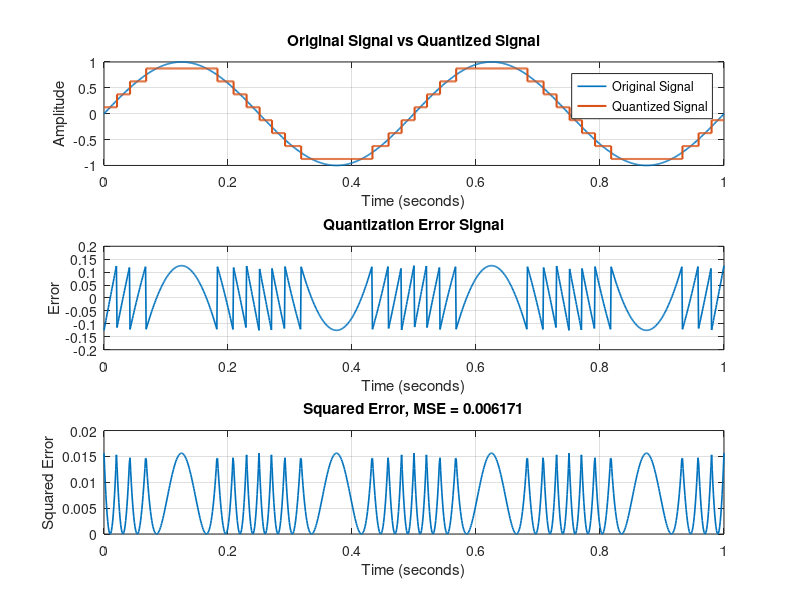

MATLAB code to generate this figure:
clc;
clear;
close all;

% Generate the original sine wave
f = 2;
T = 1;
t = 0:0.001:T;
x = sin(2*pi*f*t);

% Quantizer settings
bits = 3;
L = 2^bits;

% Signal range
x_min = -1;
x_max = 1;

% Quantization step size
delta = (x_max - x_min) / L;

% Find quantization index
index = floor((x - x_min) / delta);

% Keep index within valid range
index(index >= L) = L - 1;
index(index < 0) = 0;

% Generate quantized signal
x_quantized = x_min + (index + 0.5) * delta;

% Calculate quantization error
error_signal = x - x_quantized;

% Calculate Mean Squared Error
MSE = mean(error_signal.^2);

% Display results
disp(['Number of quantization levels = ', num2str(L)]);
disp(['Quantization step size = ', num2str(delta)]);
disp(['Mean Squared Error = ', num2str(MSE)]);

% Plot
figure;

% Original and quantized signals
subplot(3,1,1);
plot(t, x, 'LineWidth', 1.2);
hold on;
stairs(t, x_quantized, 'LineWidth', 1.5);
title('Original Signal vs Quantized Signal');
xlabel('Time (seconds)');
ylabel('Amplitude');
legend('Original Signal', 'Quantized Signal');
grid on;
hold off;

% Quantization error
subplot(3,1,2);
plot(t, error_signal, 'LineWidth', 1.2);
title('Quantization Error Signal');
xlabel('Time (seconds)');
ylabel('Error');
grid on;

% Squared quantization error
subplot(3,1,3);
plot(t, error_signal.^2, 'LineWidth', 1.2);
title(['Squared Error, MSE = ', num2str(MSE)]);
xlabel('Time (seconds)');
ylabel('Squared Error');
grid on;

drawnow;
